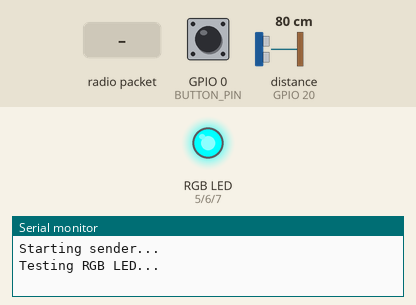
Recording of a sketch running on a simulated ESP32-S3. On the bench: an RGB LED mixed from three pins (HIGH = lit), the last lines printed to the serial monitor. The inputs (shaded band) are chosen by the test bench; at power-on: GPIO 0 (BUTTON_PIN) HIGH, distance to the obstacle (sensor on GPIO 20) 80 cm. The echo pulse lasts 58.3 µs per cm; pins used as bus, display or sensor lines are not drawn.

Above: at 0.2 s.
At 0.7 s:
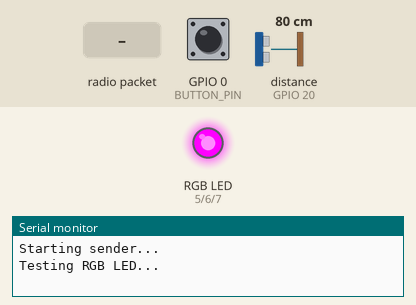
At 2.8 s:
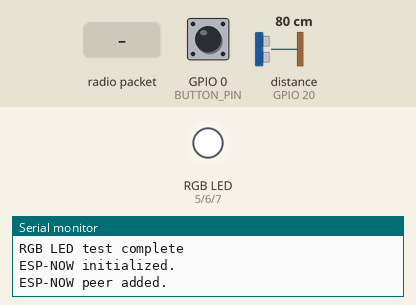
2.9 s: GPIO 0 (BUTTON_PIN) pulled LOW for 0.15 s
4.5 s: radio packet "1" arrives
Timing chart, 0 to 7.5 s (numbered marks = the images above; inputs shaded):
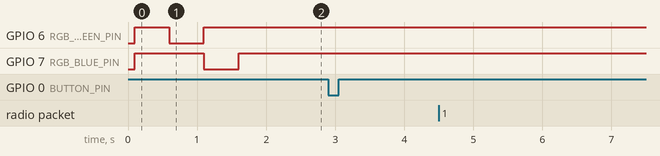

The sketch:

sender.ino
```cpp
#include <esp_now.h>
#include <WiFi.h>

// Pin definitions
const int BUTTON_PIN = 0;      // Self-reset momentary switch (connects to GND when pressed)
const int RGB_RED_PIN = 5;     // RGB LED Red pin (in button)
const int RGB_GREEN_PIN = 6;   // RGB LED Green pin (in button)
const int RGB_BLUE_PIN = 7;    // RGB LED Blue pin (in button)
const int TRIG_PIN = 19;       // Ultrasonic sensor TRIG pin
const int ECHO_PIN = 20;       // Ultrasonic sensor ECHO pin

// Receiver MAC address (replace with your actual receiver MAC)
uint8_t receiverMac[] = {0x9C, 0x9E, 0x6E, 0x43, 0x6E, 0xFC};

// Message structure for ESP-NOW communication
// These enums and structs must match on both sender and receiver
typedef enum {
  DOORBELL_REQUEST,   // Sent when button is pressed
  DND_RESPONSE,       // Sent by receiver if DND is ON
  LIGHT_ON_CONFIRM,   // Sent by receiver if DND is OFF and IR light is turned on
  DOOR_OPEN_SIGNAL,   // Sent by sender when door is opened (to turn off IR light)
  RESET_SIGNAL        // Sent by receiver when reset button is pressed
} MessageType;

typedef struct {
  MessageType type;
} DoorbellMessage;

// State variables
bool ledOn = false;                // True if IR light is ON (RGB LED shows status)
unsigned long lastButtonPress = 0; // For button debounce
const unsigned long debounceDelay = 200; // Debounce time in ms
bool waitingForResponse = false;   // True if waiting for receiver response
unsigned long bootTime = 0;        // For ignoring button at startup
int previousButtonState = HIGH;    // Used for edge detection (button released)

// Function prototype for ESP-NOW receive callback
void onDataRecv(const esp_now_recv_info_t *recv_info, const uint8_t *incomingData, int len);

// RGB LED control functions
void setRGBColor(int red, int green, int blue) {
  digitalWrite(RGB_RED_PIN, red > 0 ? LOW : HIGH);    // Red pin - LOW = ON, HIGH = OFF
  digitalWrite(RGB_GREEN_PIN, green > 0 ? LOW : HIGH); // Green pin - LOW = ON, HIGH = OFF
  digitalWrite(RGB_BLUE_PIN, blue > 0 ? LOW : HIGH);   // Blue pin - LOW = ON, HIGH = OFF
}

void turnOffRGB() {
  setRGBColor(0, 0, 0);
}

void setRGBGreen() {
  setRGBColor(0, 255, 0);  // Green for IR light ON
}

void setRGBRed() {
  setRGBColor(255, 0, 0);  // Red for DND/error
}

void setRGBBlue() {
  setRGBColor(0, 0, 255);  // Blue for testing
}

// Function to wake up and reinitialize
void wakeUpAndInitialize() {
  Serial.println("Waking up from deep sleep...");

  // Reinitialize WiFi and ESP-NOW
  WiFi.mode(WIFI_STA);
  if (esp_now_init() != ESP_OK) {
    Serial.println("ESP-NOW init failed");
    return;
  }

  esp_now_register_recv_cb(onDataRecv);

  esp_now_peer_info_t peerInfo = {};
  memcpy(peerInfo.peer_addr, receiverMac, 6);
  peerInfo.channel = 0;
  peerInfo.encrypt = false;

  if (esp_now_add_peer(&peerInfo) != ESP_OK) {
    Serial.println("Failed to add ESP-NOW peer");
    return;
  }

  Serial.println("Sender reinitialized and ready.");
}

void setup() {
  Serial.begin(115200);
  Serial.println("Starting sender...");
  delay(100); // Let the pin stabilize

  // Initialize hardware pins
  pinMode(BUTTON_PIN, INPUT_PULLUP); // Button to GND, uses internal pull-up
  pinMode(RGB_RED_PIN, OUTPUT);
  pinMode(RGB_GREEN_PIN, OUTPUT);
  pinMode(RGB_BLUE_PIN, OUTPUT);
  pinMode(TRIG_PIN, OUTPUT);
  pinMode(ECHO_PIN, INPUT);

  // Test RGB LED sequence to verify it's working
  Serial.println("Testing RGB LED...");
  setRGBRed();
  delay(500);
  setRGBGreen();
  delay(500);
  setRGBBlue();
  delay(500);
  turnOffRGB();
  Serial.println("RGB LED test complete");

  // Check if we're waking up from deep sleep
  esp_sleep_wakeup_cause_t wakeup_reason = esp_sleep_get_wakeup_cause();

  if (wakeup_reason == ESP_SLEEP_WAKEUP_EXT1) {
    Serial.println("Woke up from button press");
    wakeUpAndInitialize();
  } else if (wakeup_reason == ESP_SLEEP_WAKEUP_TIMER) {
    Serial.println("Woke up from timer");
    wakeUpAndInitialize();
  } else {
    // First boot - initialize normally
  WiFi.mode(WIFI_STA);
  if (esp_now_init() != ESP_OK) {
    Serial.println("ESP-NOW init failed");
    while (1);
  }
  Serial.println("ESP-NOW initialized.");
  esp_now_register_recv_cb(onDataRecv);
    esp_now_peer_info_t peerInfo = {};
    memcpy(peerInfo.peer_addr, receiverMac, 6);
    peerInfo.channel = 0;
    peerInfo.encrypt = false;
    esp_now_add_peer(&peerInfo);
    Serial.println("ESP-NOW peer added.");
  }

  bootTime = millis();  // Track boot time for startup ignore
}

void loop() {
  // Ignore button presses for the first 1 second after boot
  if (millis() - bootTime < 1000) {
    previousButtonState = digitalRead(BUTTON_PIN);  // Keep updating to avoid false edge detection
    return;
  }

  int currentButtonState = digitalRead(BUTTON_PIN);

  // Debug button state
  static unsigned long lastButtonDebug = 0;
  if (millis() - lastButtonDebug > 5000) { // Print every 5 seconds
    Serial.print("Button state: ");
    Serial.print(currentButtonState);
    Serial.print(", Previous: ");
    Serial.print(previousButtonState);
    Serial.print(", LED: ");
    Serial.print(ledOn ? "ON" : "OFF");
    Serial.print(", Waiting: ");
    Serial.println(waitingForResponse ? "YES" : "NO");
    lastButtonDebug = millis();
  }

    // Detect falling edge (HIGH to LOW) with debounce
  // Only trigger when button is pressed after being released
  if (previousButtonState == HIGH && currentButtonState == LOW &&
      millis() - lastButtonPress > debounceDelay && !waitingForResponse) {
    lastButtonPress = millis();
    Serial.println("=== BUTTON PRESSED ===");

    // Check if door is already open before sending request
    if (doorOpened()) {
      Serial.println("Door is already open. Not sending DOORBELL_REQUEST.");
      return;
    }

    Serial.println("Button pressed. Sending DOORBELL_REQUEST.");
    sendDoorbellRequest();
    waitingForResponse = true;
  }

  previousButtonState = currentButtonState;

    // Only check door status when LED is GREEN (waiting for door to open)
  // Don't check during red blink or when LED is off
  if (ledOn && doorOpened()) {
    Serial.println("Door opened detected by ultrasonic. Sending DOOR_OPEN_SIGNAL.");
    sendDoorOpenSignal();
    ledOn = false;
    turnOffRGB();
    Serial.println("RGB LED turned OFF after door opened.");
  }
}

// Send DOORBELL_REQUEST to receiver
void sendDoorbellRequest() {
  DoorbellMessage msg = {DOORBELL_REQUEST};
  esp_err_t result = esp_now_send(receiverMac, (uint8_t *)&msg, sizeof(msg));
  if (result == ESP_OK) {
    Serial.println("DOORBELL_REQUEST sent successfully.");
  } else {
    Serial.print("Error sending DOORBELL_REQUEST: ");
    Serial.println(result);
  }
}

// Send DOOR_OPEN_SIGNAL to receiver
void sendDoorOpenSignal() {
  DoorbellMessage msg = {DOOR_OPEN_SIGNAL};
  esp_err_t result = esp_now_send(receiverMac, (uint8_t *)&msg, sizeof(msg));
  if (result == ESP_OK) {
    Serial.println("DOOR_OPEN_SIGNAL sent successfully.");
  } else {
    Serial.print("Error sending DOOR_OPEN_SIGNAL: ");
    Serial.println(result);
  }
}

// ESP-NOW receive callback
// Handles responses from receiver (DND, light on, reset)
void onDataRecv(const esp_now_recv_info_t *recv_info, const uint8_t *incomingData, int len) {
  Serial.println("ESP-NOW message received.");
  DoorbellMessage msg;
  memcpy(&msg, incomingData, sizeof(msg));
  switch (msg.type) {
    case LIGHT_ON_CONFIRM:
      ledOn = true;
      setRGBGreen();  // Green for IR light ON
      Serial.println("LIGHT_ON_CONFIRM received. RGB LED turned GREEN.");
      waitingForResponse = false;
      break;
    case DND_RESPONSE:
      Serial.println("DND_RESPONSE received. Blinking RED LED 5 times.");
      blinkRedLED(5);
      waitingForResponse = false;
      break;
    case RESET_SIGNAL:
      ledOn = false;
      turnOffRGB();
      Serial.println("RESET_SIGNAL received. RGB LED turned OFF.");
      break;
    default:
      Serial.println("Unknown message type received.");
      break;
  }
}

// Blink RED LED n times (used for DND denial feedback)
void blinkRedLED(int n) {
  for (int i = 0; i < n; i++) {
    setRGBRed();
    delay(200);
    turnOffRGB();
    delay(200);
  }
  Serial.print("RED LED blinked ");
  Serial.print(n);
  Serial.println(" times.");
}

// Detect if the door is open using the ultrasonic sensor
// Returns true if the measured distance is greater than 20cm (door open)
bool doorOpened() {
  long duration, distance;

  // Send trigger pulse
  digitalWrite(TRIG_PIN, LOW);
  delayMicroseconds(2);
  digitalWrite(TRIG_PIN, HIGH);
  delayMicroseconds(10);
  digitalWrite(TRIG_PIN, LOW);

  // Measure echo duration
  duration = pulseIn(ECHO_PIN, HIGH, 20000);

  // Calculate distance
  distance = duration * 0.034 / 2;

  // Debug information
  Serial.print("Duration: ");
  Serial.print(duration);
  Serial.print(" μs, Distance: ");
  Serial.print(distance);
  Serial.print(" cm");

  // Check if distance is valid
  if (distance > 0 && distance < 400) {
    Serial.print(" (Valid reading)");
    if (distance > 20 && distance < 300) {
      Serial.println(" -> DOOR OPENED!");
      return true;
    } else {
      Serial.println(" -> Door closed");
      return false;
    }
  } else {
    Serial.println(" (Invalid reading - no echo or out of range)");
    return false;
  }
}
```
